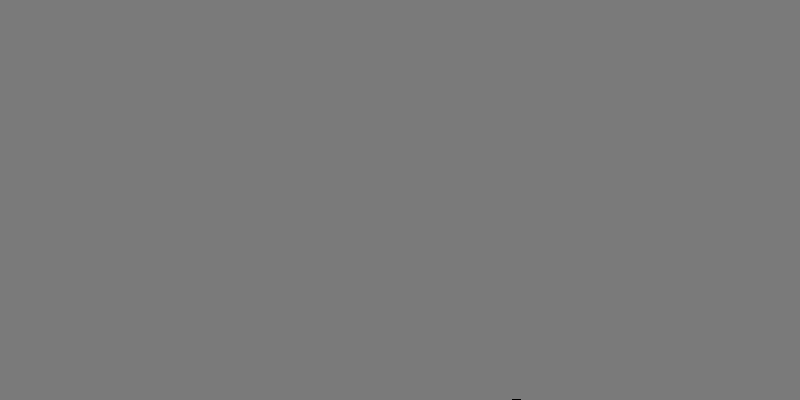
Frame 1 (no input)
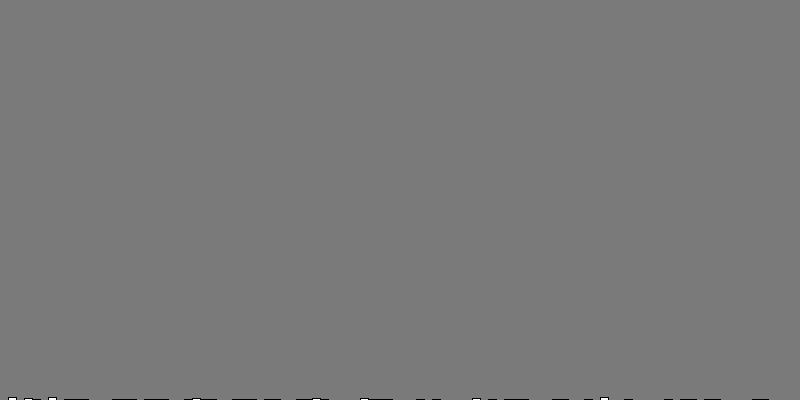
Frame 60 (the mouse pressed at the canvas centre just before this capture)
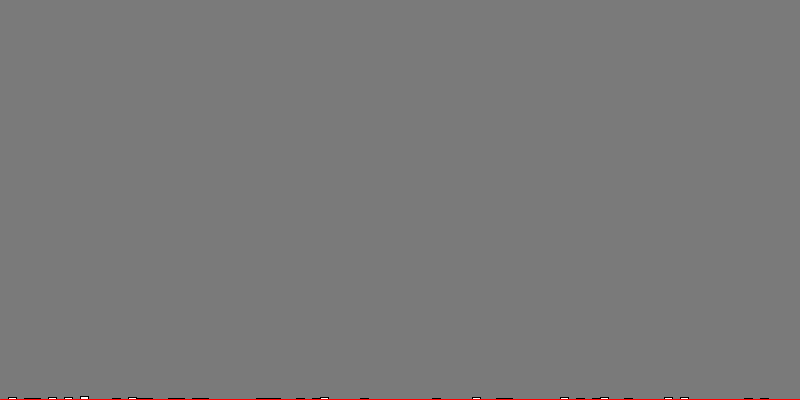
Frame 120 (the mouse held since frame 60 and released just before this capture)

The Processing sketch that drew these frames (run headless with seeded random() and noise(); from frame 60 on, the mouse is pressed at the canvas centre):

// Processing sketch: Cours15
// ── Cours15.pde
int[] nbOcc = new int[100];

void setup() {
  size(800, 400);

  // On initialise tout à zéro
  for (int i = 0; i < nbOcc.length; i++) {
    nbOcc[i] = 0;
  }
}

void draw() {
  background(122);
  // On génère un nombre aléatoire
  int r = int(random(nbOcc.length));
   
  // On met à jour le nombre de ses occurrences
  nbOcc[r]++;
  int x1=0;
  int moyennetemp=0;
  int moyenne;
  for (int i=0; i< nbOcc.length; i++) {
    rectMode(CORNERS);
    stroke(0);
    
    rect(i*(width/nbOcc.length),height-nbOcc[i],i*(width/nbOcc.length)+(width/nbOcc.length),height);
    
    
    
  }
  for (int i=0; i< nbOcc.length; i++) {
    moyennetemp += nbOcc[i];

    stroke(255,0,0);
    
    
    
    
    
  }
  moyenne = height - moyennetemp / 99;
  line(0,moyenne,width,moyenne);
}
